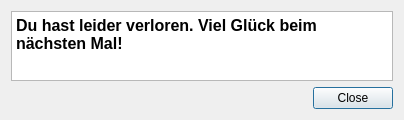
<?xml version="1.0" encoding="UTF-8"?>
<ui version="4.0">
 <class>wertung2dialog</class>
 <widget class="QDialog" name="wertung2dialog">
  <property name="geometry">
   <rect>
    <x>0</x>
    <y>0</y>
    <width>404</width>
    <height>115</height>
   </rect>
  </property>
  <property name="windowTitle">
   <string>Dialog</string>
  </property>
  <layout class="QVBoxLayout" name="verticalLayout">
   <item>
    <widget class="QPlainTextEdit" name="plainTextEdit">
     <property name="enabled">
      <bool>true</bool>
     </property>
     <property name="font">
      <font>
       <pointsize>12</pointsize>
       <weight>75</weight>
       <bold>true</bold>
      </font>
     </property>
     <property name="plainText">
      <string>Du hast leider verloren. Viel Glück beim nächsten Mal!</string>
     </property>
    </widget>
   </item>
   <item>
    <widget class="QDialogButtonBox" name="buttonBox">
     <property name="orientation">
      <enum>Qt::Horizontal</enum>
     </property>
     <property name="standardButtons">
      <set>QDialogButtonBox::Close</set>
     </property>
    </widget>
   </item>
  </layout>
 </widget>
 <resources/>
 <connections>
  <connection>
   <sender>buttonBox</sender>
   <signal>accepted()</signal>
   <receiver>wertung2dialog</receiver>
   <slot>accept()</slot>
   <hints>
    <hint type="sourcelabel">
     <x>248</x>
     <y>254</y>
    </hint>
    <hint type="destinationlabel">
     <x>157</x>
     <y>274</y>
    </hint>
   </hints>
  </connection>
  <connection>
   <sender>buttonBox</sender>
   <signal>rejected()</signal>
   <receiver>wertung2dialog</receiver>
   <slot>reject()</slot>
   <hints>
    <hint type="sourcelabel">
     <x>316</x>
     <y>260</y>
    </hint>
    <hint type="destinationlabel">
     <x>286</x>
     <y>274</y>
    </hint>
   </hints>
  </connection>
 </connections>
</ui>
